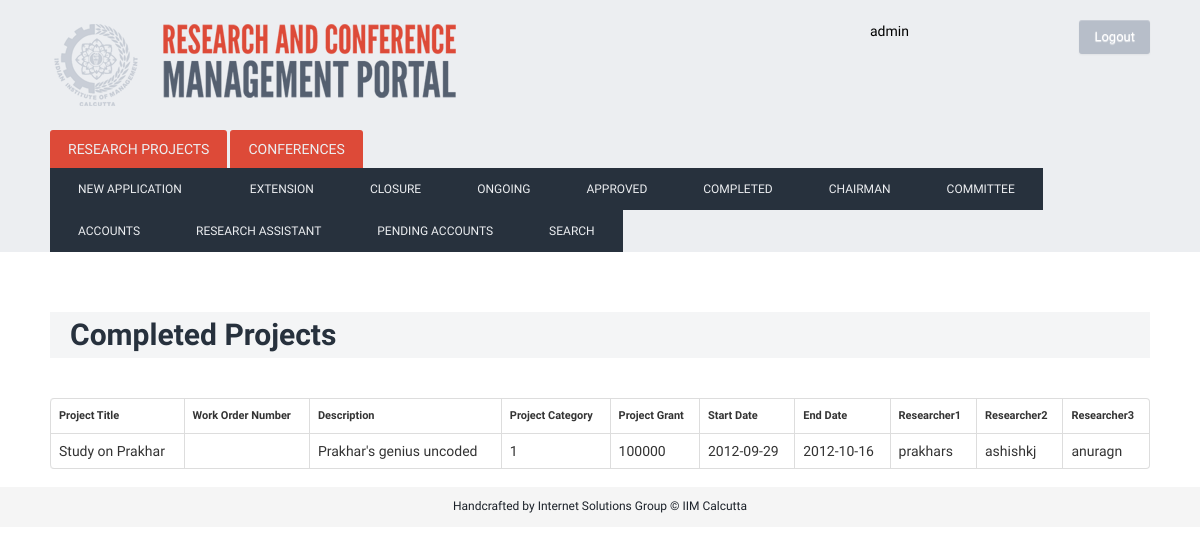
/index.php/completed (signed in), run on an earlier commit of the app's database.
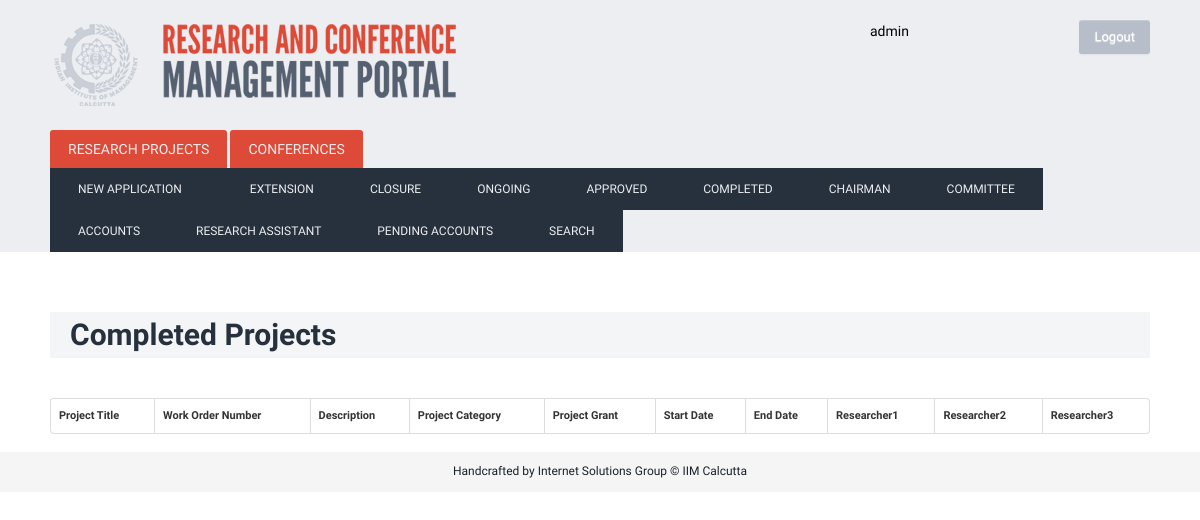
And on a later commit of the database.
### tables this page shows
CREATE TABLE IF NOT EXISTS `project` (
  `ProjectTitle` varchar(400) NOT NULL,
  `WorkOrderId` varchar(1000) NOT NULL,
  `ProjectId` bigint(200) NOT NULL AUTO_INCREMENT,
  `Description` varchar(2000) NOT NULL,
  `App_Date` timestamp NOT NULL DEFAULT CURRENT_TIMESTAMP COMMENT 'The  date of application of the project',
  `Start_Date` date NOT NULL,
  `End_Date` date NOT NULL,
  `Researcher1` varchar(80) NOT NULL,
  `Researcher2` varchar(80) NOT NULL,
  `Researcher3` varchar(80) NOT NULL,
  `ProjectCategory` varchar(30) NOT NULL,
  `ProjectGrant` int(11) NOT NULL,
  `PStatus` varchar(50) NOT NULL,
  `Deliverables` varchar(500) NOT NULL,
  `cases` int(11) NOT NULL DEFAULT '0',
  `journals` int(11) NOT NULL DEFAULT '0',
  `chapters` int(11) NOT NULL DEFAULT '0',
  `conference` int(11) NOT NULL DEFAULT '0',
  `paper` int(11) NOT NULL DEFAULT '0',
  `books` int(11) NOT NULL DEFAULT '0',
  `comm_approval` int(11) NOT NULL DEFAULT '0',
  `ResearchAssistanceBudget` int(11) NOT NULL,
  `RCEBudget` int(11) NOT NULL,
  `InvestigatorsBudget` int(11) NOT NULL,
  `TravelAccoBudget` int(11) NOT NULL,
  `CommunicationBudget` int(11) NOT NULL,
  `ITCostsBudget` int(11) NOT NULL,
  `DisseminationBudget` int(11) NOT NULL,
  `ContingencyBudget` int(11) NOT NULL,
  PRIMARY KEY (`ProjectId`),
  UNIQUE KEY `ProjectId` (`ProjectId`),
  UNIQUE KEY `ProjectId_2` (`ProjectId`)
);

### index.php (called while the page is built, shortened)
<?php
require_once BASEPATH.'core/CodeIgniter.php';

### application/models/project_model.php (called while the page is built, shortened)
<?PHP
class Project_model extends CI_Model {
	function project_status($status)
		{
		$queryStr='SELECT * FROM project WHERE PStatus = "'.$status.'";';
		$query = $this->db->query($queryStr);
		return $query;
		}
}
?>

### application/controllers/completed.php (the view, shortened to what this page needs)
<?PHP
class Completed extends CI_Controller {
	function index()
		{
			$data['myClass']=$this;
			$data['action']=0;
			if($_SESSION['usertype']==1){
				$this->load->view('layout',$data);
			} elseif ($_SESSION['usertype']==2){
				$this->load->view('layoutComm',$data);
			} elseif($_SESSION['usertype']==3){
				$this->load->view('layoutChairman',$data);
			}
			else{
			header("location:/rp/login");
			}
		}
	function load_php()
				{
				echo '<h1> Completed Projects </h1>';
				$this->load->model('project_model');
				$status='completed';
				$Query= $this->project_model->project_status($status);
				echo '<TABLE class="table table-bordered">';
                 echo '<TR><TD><h4>Project Title</h4></TD><TD><h4>Work Order Number</h4></TD><TD><h4>Description</h4></TD><TD><h4>Project Category</TD><TD><h4>Project Grant</TD><TD><h4>Start Date</TD><TD><h4>End Date</TD><TD><h4>Researcher1</TD><TD><h4>Researcher2</TD><TD><h4>Researcher3 </h1>';
					 foreach($Query->result() as $row)
					 {
						 echo '<TR><TD>';
						 print $row->ProjectTitle;
						 echo '</TD><TD>';
						 echo '</TD><TD>';
						 print $row->Description;
						 echo '</TD><TD>';
						 print $row->ProjectCategory;
						 echo '</TD><TD>';
						 print $row->ProjectGrant;
						 echo '</TD><TD>';
						 print $row->Start_Date;
						 echo '</TD><TD>';
						 print $row->End_Date;
						 echo '</TD><TD>';
						 print $row->Researcher1;
						 echo '</TD><TD>';
						 print $row->Researcher2;
						 echo '</TD><TD>';
						 print $row->Researcher3;
					 }
				echo '</TABLE>';
				}
	}
?>

What changed in the data, as far as the page shows it:
removed project: ProjectTitle "Study on Prakhar", Description "Prakhar's genius uncoded", ProjectCategory "1", ProjectGrant "100000", Start_Date "2012-09-29", End_Date "2012-10-16", Researcher1 "prakhars", Researcher2 "ashishkj", Researcher3 "anuragn"
